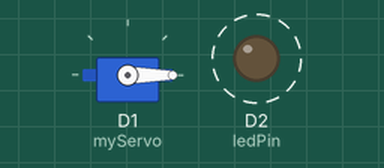
A sketch run on a simulated ESP8266 (NodeMCU). Shown: servo, output pins drawn as LEDs (lit = HIGH). Dashed ring = blinking.

Above: at 0.05 s.
Timing chart, 0 to 3.0 s (numbered marks = the images above):
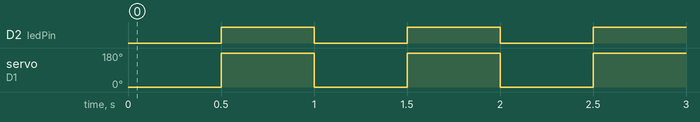

The sketch:

servo.ino
```cpp
#include <Servo.h>
Servo myServo;  // Cria um objeto servo
int ledPin = D2; // O LED está conectado à porta D1


void setup() {
  myServo.attach(D1);  // Anexa o servo à porta D1
  pinMode (ledPin, OUTPUT);  // Anexa o servo à porta D1
}

void loop() {
  myServo.write(0);   // Move o servo para 0 graus
  digitalWrite(ledPin, LOW);
  delay(500);        // Espera 1 segundo

  myServo.write(180); // Move o servo para 180 graus
  digitalWrite(ledPin, HIGH);
  delay(500);        // Espera 1 segundo


}
```

Measured:
- by itself, D2 (ledPin): alternates HIGH for 0.50 s and LOW for 0.50 s
- by itself, servo on D1 (myServo): alternates 180° for 0.50 s and 0° for 0.50 s
